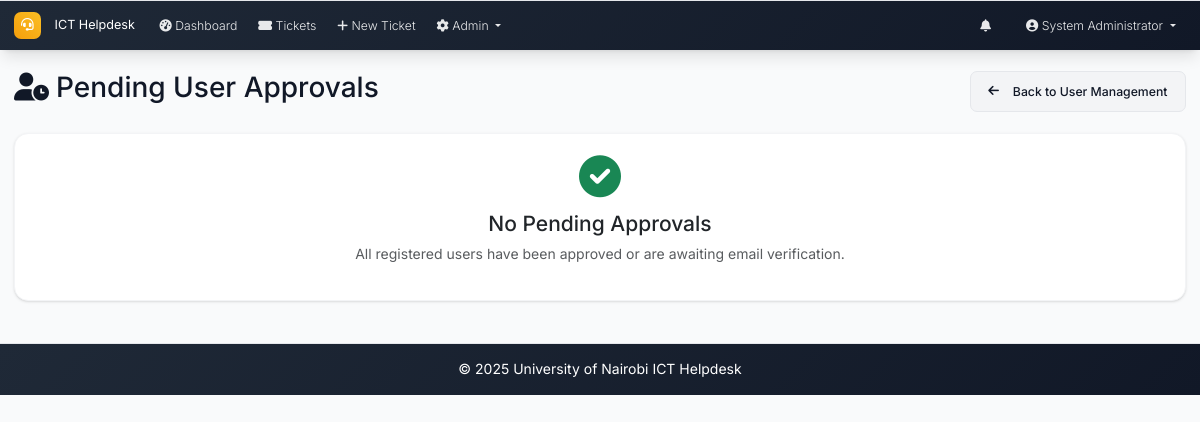
Page /admin/pending_users (signed in) on the earlier database version.
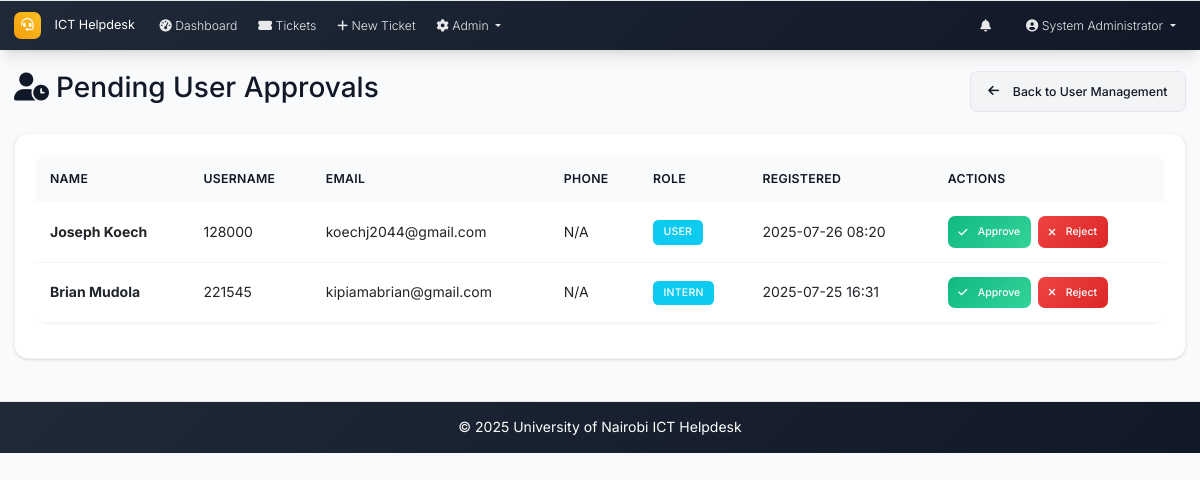
Same page on the later database version.
### models.py (models this page shows, shortened)
class User(UserMixin, db.Model):
    id = db.Column(db.Integer, primary_key=True)
    username = db.Column(db.String(64), unique=True, nullable=False)
    email = db.Column(db.String(120), unique=True, nullable=False)
    password_hash = db.Column(db.String(256), nullable=False)
    full_name = db.Column(db.String(100), nullable=False)
    role = db.Column(db.String(20), nullable=False, default='user')  # admin, intern, user
    created_at = db.Column(db.DateTime, default=datetime.utcnow)
    is_active = db.Column(db.Boolean, default=True)
    is_verified = db.Column(db.Boolean, default=False)
    verification_token = db.Column(db.String(128), nullable=True)
    phone_number = db.Column(db.String(20), nullable=True)
    is_approved = db.Column(db.Boolean, default=False)
    approved_by_id = db.Column(db.Integer, db.ForeignKey('user.id'), nullable=True)
    approved_at = db.Column(db.DateTime, nullable=True)
    tickets_created = db.relationship('Ticket', foreign_keys='Ticket.created_by_id', backref='creator', lazy='dynamic')
    assigned_tickets = db.relationship('Ticket', secondary='ticket_assignees', back_populates='assignees', lazy='selectin')
    comments = db.relationship('Comment', backref='author', lazy='dynamic')

### routes.py (the view)
@app.route('/admin/pending_users')
@login_required
def pending_users():
    if current_user.role != 'admin':
        abort(403)
    pending_users = User.query.filter_by(
        is_approved=False,
        is_verified=True
    ).order_by(User.created_at.desc()).all()
    return render_template('pending_users.html', pending_users=pending_users)

### app.py (called while the page is built)
@login_manager.user_loader
def load_user(user_id):
    from models import User
    return User.query.get(int(user_id))

@app.context_processor
def inject_now():
    return {'now': datetime.utcnow}

### routes.py (called while the page is built)
@app.context_processor
def inject_datetime():
    return dict(datetime=datetime)

### templates/pending_users.html (shortened to what this page needs)
{% extends "base.html" %}
{% block content %}
<div class="d-flex justify-content-between align-items-center mb-4">
    <h2><i class="fas fa-user-clock me-2"></i>Pending User Approvals</h2>
    <a href="{{ url_for('user_management') }}" class="btn btn-secondary">
        <i class="fas fa-arrow-left me-2"></i>Back to User Management
    </a>
</div>
{% if pending_users %}
<div class="card">
    <div class="card-body">
        <div class="table-responsive">
            <table class="table table-hover">
                <thead>
                    <tr>
                        <th>Name</th>
                        <th>Username</th>
                        <th>Email</th>
                        <th>Phone</th>
                        <th>Role</th>
                        <th>Registered</th>
                        <th>Actions</th>
                    </tr>
                </thead>
                <tbody>
                    {% for user in pending_users %}
                    <tr>
                        <td>
                            <strong>{{ user.full_name }}</strong>
                        </td>
                        <td>{{ user.username }}</td>
                        <td>{{ user.email }}</td>
                        <td>{{ user.phone_number or 'N/A' }}</td>
                        <td>
                            <span class="badge bg-info">{{ user.role.title() }}</span>
                        </td>
                        <td>{{ user.created_at.strftime('%Y-%m-%d %H:%M') }}</td>
                        <td>
                            {% if user.is_verified %}
                                <form method="POST" action="{{ url_for('approve_user', user_id=user.id) }}" style="display: inline;">
                                    <button type="submit" class="btn btn-success btn-sm"
                                            onclick="return confirm('Approve {{ user.full_name }} and activate their account?')">
                                        <i class="fas fa-check me-1"></i>Approve
                                    </button>
                                </form>
                                <form method="POST" action="{{ url_for('delete_user', user_id=user.id) }}" style="display: inline;">
                                    <button type="submit" class="btn btn-danger btn-sm ms-1"
                                            onclick="return confirm('Reject and delete {{ user.full_name }}?')">
                                        <i class="fas fa-times me-1"></i>Reject
                                    </button>
                                </form>
                            {% else %}
                                <span class="text-muted">Waiting for email verification</span>
                            {% endif %}
                        </td>
                    </tr>
                    {% endfor %}
                </tbody>
            </table>
        </div>
    </div>
</div>
{% else %}
<div class="card">
    <div class="card-body text-center">
        <i class="fas fa-check-circle text-success mb-3" style="font-size: 3rem;"></i>
        <h4>No Pending Approvals</h4>
        <p class="text-muted">All registered users have been approved or are awaiting email verification.</p>
    </div>
</div>
{% endif %}
{% endblock %}

### templates/base.html (shortened to what this page needs)
<!DOCTYPE html>
<html lang="en">
<head>
    <link href="https://cdn.jsdelivr.net/npm/bootstrap@5.3.0/dist/css/bootstrap.min.css" rel="stylesheet">
    <link href="https://cdnjs.cloudflare.com/ajax/libs/font-awesome/6.0.0/css/all.min.css" rel="stylesheet">
    <link href="{{ url_for('static', filename='css/custom.css') }}" rel="stylesheet">
</head>
<body>
    <nav class="navbar navbar-expand-lg navbar-dark footer-sky">
        <div class="container-fluid px-3">
            <a class="navbar-brand" href="{{ url_for('index') }}">
                <i class="fas fa-headset me-2"></i>ICT Helpdesk
            </a>
            <div class="collapse navbar-collapse" id="navbarNav">
                <ul class="navbar-nav me-auto mb-2 mb-lg-0">
                    {% if current_user.is_authenticated %}
                    <li class="nav-item">
                        <a class="nav-link" href="{{ url_for('dashboard') }}">
                            <i class="fas fa-tachometer-alt me-1"></i>Dashboard
                        </a>
                    </li>
                    <li class="nav-item">
                        <a class="nav-link" href="{{ url_for('tickets_list') }}">
                            <i class="fas fa-ticket-alt me-1"></i>Tickets
                        </a>
                    </li>
                    <li class="nav-item">
                        <a class="nav-link" href="{{ url_for('new_ticket') }}">
                            <i class="fas fa-plus me-1"></i>New Ticket
                        </a>
                    </li>
                    {% if current_user.role == 'admin' %}
                    <li class="nav-item dropdown">
                        <a class="nav-link dropdown-toggle" href="#" role="button" data-bs-toggle="dropdown" aria-expanded="false">
                            <i class="fas fa-cog me-1"></i>Admin
                        </a>
                    </li>
                    {% endif %}
                    {% endif %}
                </ul>
                <ul class="navbar-nav ms-auto mb-2 mb-lg-0">
                    {% if current_user.is_authenticated %}
                    <li class="nav-item dropdown me-3">
                        <a class="nav-link position-relative" href="#" id="notificationsDropdown" role="button"
                           data-bs-toggle="dropdown" aria-expanded="false">
                            <i class="fas fa-bell"></i>
                        </a>
                    </li>
                    <li class="nav-item dropdown">
                        <a class="nav-link dropdown-toggle" href="#" id="navbarDropdown" role="button" data-bs-toggle="dropdown" aria-expanded="false">
                            <i class="fas fa-user-circle me-1"></i>{{ current_user.full_name }}
                        </a>
                    </li>
                    {% endif %}
                </ul>
            </div>
        </div>
    </nav>
    <main class="container-fluid my-4 px-3">
        {% block content %}{% endblock %}
    </main>
    <footer class="footer-sky py-3 mt-5">
        <div class="container text-center">
            <span>&copy; {{ datetime.utcnow().year }} University of Nairobi ICT Helpdesk</span>
        </div>
    </footer>
</body>
</html>

Differences in the rows shown:
added User: full_name "Joseph Koech", username "128000", email "koechj2044@gmail.com", phone_number "N/A", role "USER", created_at "2025-07-26 08:20"
added User: full_name "Brian Mudola", username "221545", email "kipiamabrian@gmail.com", phone_number "N/A", role "INTERN", created_at "2025-07-25 16:31"
Other differences:
text no longer shown: "No Pending Approvals All registered users have been approved or are awaiting email verification."
text now shown: "NAME USERNAME EMAIL PHONE ROLE REGISTERED ACTIONS"
